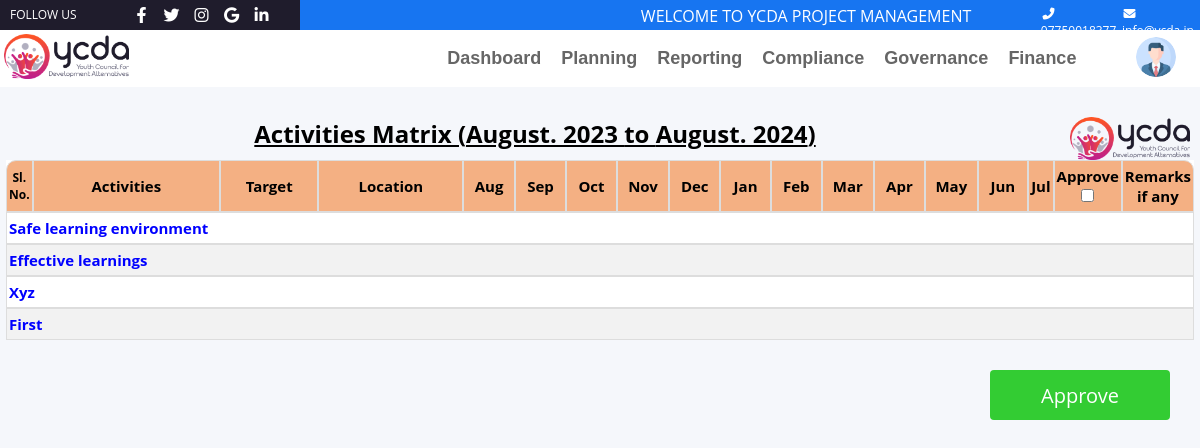
The page /ycda/ceo-am/1/ (signed in) on the database its author committed.
### myAPP/models.py (models this page shows, shortened)
class Project_DIP(models.Model):
 project_name=models.CharField(max_length=200)
 category_id = models.ForeignKey("Project_Category", on_delete=models.CASCADE)
 assigned_to = models.ForeignKey(User, on_delete=models.CASCADE)
 budget = models.CharField(max_length=200)
 start_date = models.DateField()
 end_date = models.DateField()
 period = models.IntegerField()
 donor_name=models.CharField(max_length=200)
 created_at = models.DateTimeField('created at', auto_now_add=True)
 updated_at = models.DateTimeField('updated at', auto_now=True)

class Dip_details(models.Model):
   project_id  = models.ForeignKey("Project_DIP", on_delete=models.CASCADE)
   component   = models.CharField(max_length=200)
   tracking_year = models.ForeignKey(TrackingYear ,
                                      blank  =  True,
                                      null   =  True ,
                                      on_delete =   models.CASCADE) #BUDD
   created_at = models.DateTimeField('created at', auto_now_add=True)
   updated_at = models.DateTimeField('updated at', auto_now=True)

### myAPP/decorators.py (the view)
	def wrapper_function(request, *args, **kwargs):
		group = None
		if request.user.groups.exists():
			group = request.user.groups.all()[0].name
		if group == 'Project Manager':
			return redirect('myAPP:login')
		if group == 'CEO':
			return view_func(request, *args, **kwargs)

### myAPP/views.py (called while the page is built)
def user_belongs_to_group(user, group_name):
    try:
        group = Group.objects.get(name=group_name)
    except Group.DoesNotExist:
        return False
    return user.groups.filter(name=group_name).exists()

### myAPP/templates/myAPP/ceo-am.html (shortened to what this page needs)
{% extends 'myAPP/user_nav.html' %}
{% load post_tags %}
{% load humanize %}
{% load static %}
{% block content %}
<div style='margin-top:30px'>
  <img src="{% static 'images\main-logo.png' %}" style='float:right;margin-right: 10px;width:10%'>
  <center><h2 style='font-family:"Calibri", sans-serif;'><u>Activities Matrix ({{project.start_date|date:"F. Y"}} to {{project.end_date|date:"F. Y"}})</u></h2></center>
  <form method="POST">
    <table id="customers">
        <thead>
        <tr>
            <th style="width: 10px;font-size: 12px;">Sl. No.</th>
            <th style="text-align: center;width: 20%;">Activities</th>
            <th style="text-align: center;width: 10%;">Target</th>
            <th style="text-align: center;width: 15%;">Location</th>
            {% for next_month in next_months %}
            <th style="width: 5%;text-align:center;">{{ next_month|date:"M" }}</th>
            {% endfor %}
            <th style='text-align:center;width:5%'>Approve <input type="checkbox" id="select-all-checkboxs"></th>
            <th style='text-align:center;width:8%'>Remarks if any</th>
        </tr>
        </thead>
        <tbody>
        {% for a in component %}
        <tr>
            {% ifchanged %}
            <td colspan="18" style="color: blue; font-weight: bold;padding-top: 5px;padding-bottom: 5px;">{{a.component}}</td>
            {% endifchanged %}
        </tr>
        {% endfor %}
        </tbody>
    </table>
    <button type="submit" class="button" style="background-color: #33cc33; float:right;width:15%;" name="form1_submit">Approve</button>
  </form>
</div>
{% endblock %}

### myAPP/templates/myAPP/ceo-am.html (style rules this page uses)
.button { border-radius: 4px; background-color: #6699ff; border: none; color: #FFFFFF; text-align: center; font-size: 20px; width: 80%; height: 50px; transition: all 0.5s; cursor: pointer; margin: 30px; position: sticky; background-color: #33cc33; }
#customers { font-family: Arial, Helvetica, sans-serif; border-collapse: separate; border-spacing: 0; overflow: hidden; width: 99%; margin: 0 auto; background-color: #fff; }
#customers thead tr:first-child th:first-child { border-top-left-radius: 10px; }
#customers thead tr:first-child th:last-child { border-top-right-radius: 10px; }
#customers td, #customers th { border: 1px solid #ddd; padding-left: 2px; padding-right: 2px; font-size: 15px; }
#customers td { color:#003366; }
#customers tr:nth-child(even) { background-color: #f2f2f2; }
#customers th { padding-top: 5px; padding-bottom: 5px; background-color: #f4b083; color: black; text-align: center; }

### rows shown on the page
Project_DIP: start_date "August. 2023", end_date "August. 2024"
Dip_details: component "Safe learning environment"
Dip_details: component "Effective learnings"
Dip_details: component "Xyz"
Dip_details: component "First"

### other values the page prints
{{ next_month|date:"M" }} "Aug" "Sep" "Oct" "Nov" "Dec" "Jan" "Feb" "Mar" "Apr" "May" "Jun" "Jul"
